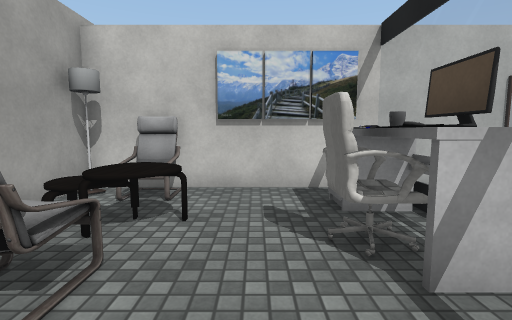
View 1 (above)

23 first-person views from a walk through a Unity game level. The camera is 1.3 m above the floor, tilts 6° down and sees 85° across. The floor is counted in squares, 1 m on a side. Each view is taken from the middle of a square. On the plan, view 1 faces up. The plan holds only what a view shows up to about 13 squares ahead; the rest is blank. The place goes on beyond the plan. Door leaves are left out, so doorways stand open. Some surface patterns are stand-ins.

View 2
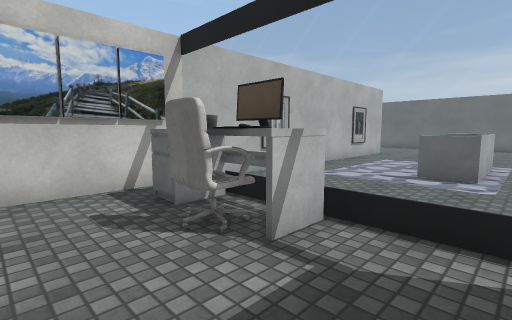

View 3
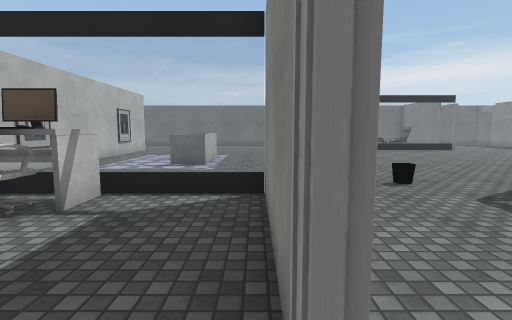

View 4
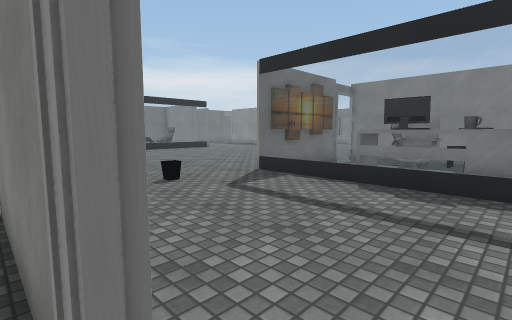

View 5
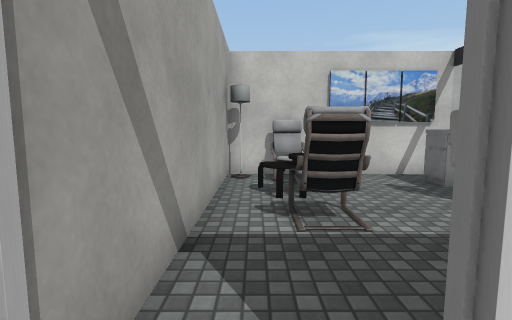

View 6
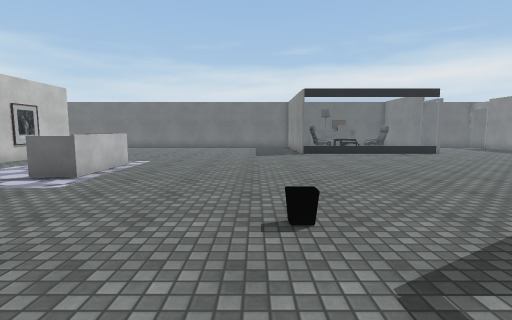

View 7
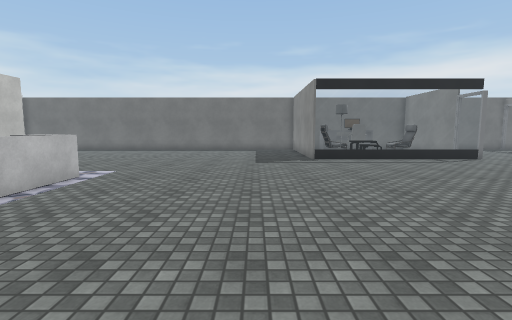

View 8
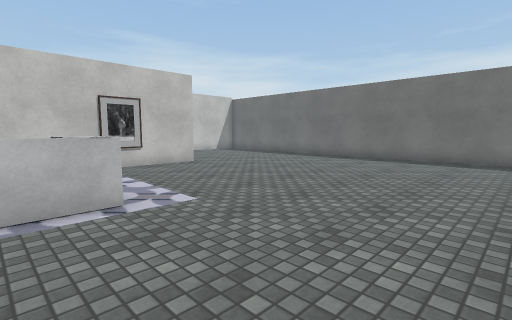

View 9
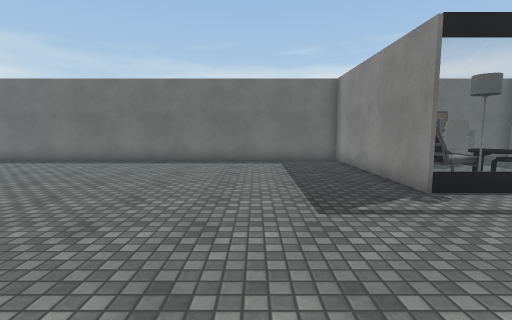

View 10
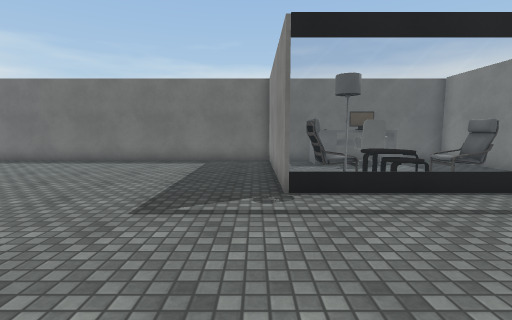

View 11
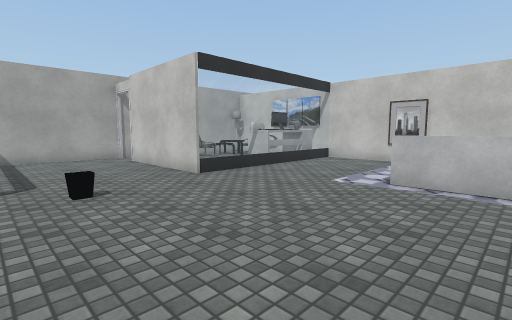

View 12
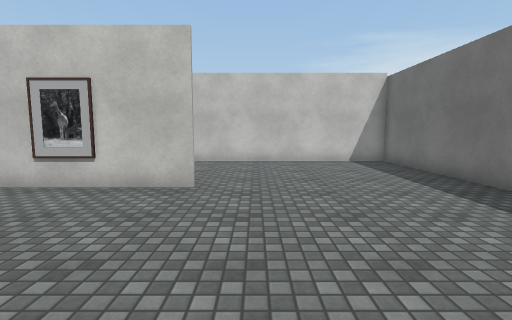

View 13
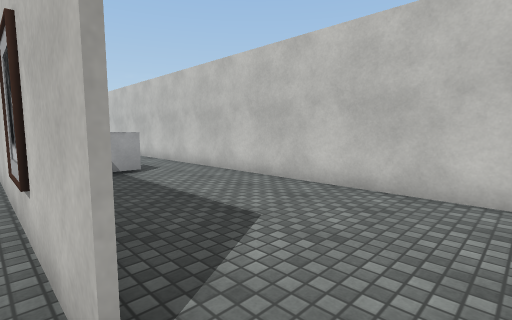

View 14
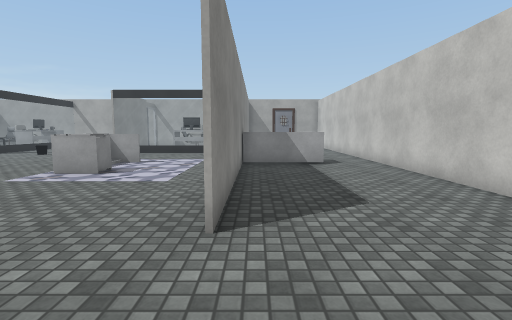

View 15
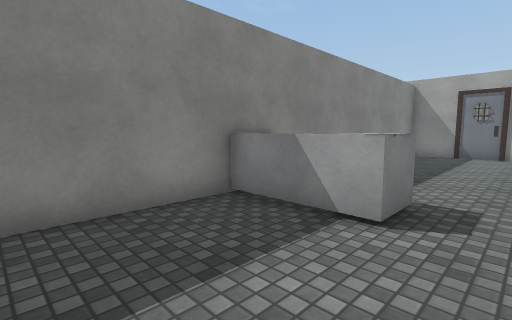

View 16
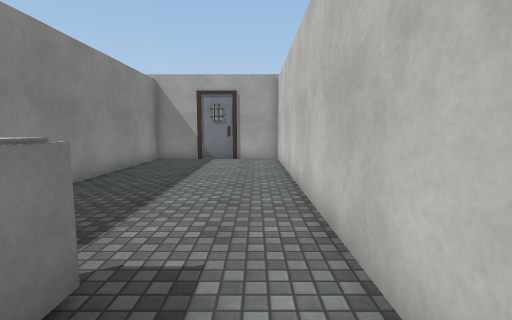

View 17
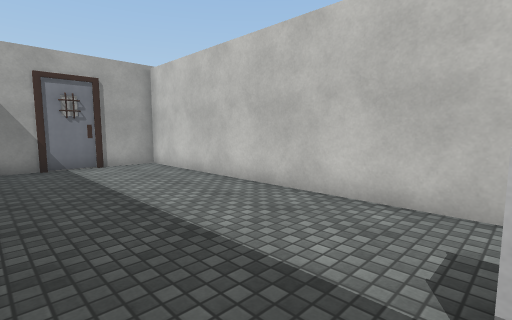

View 18
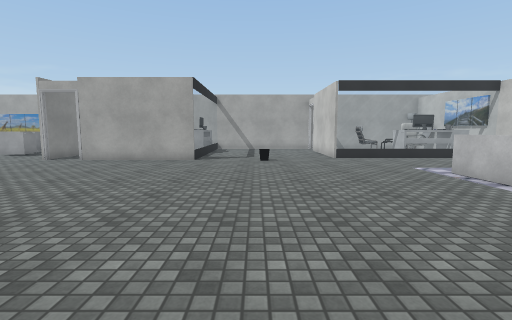

View 19
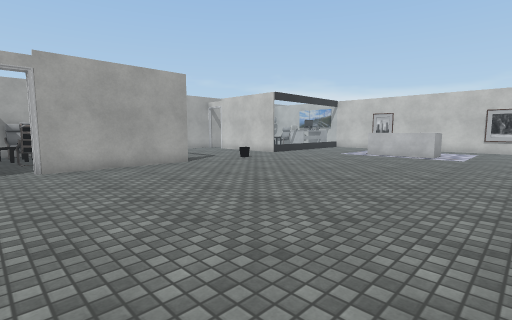

View 20
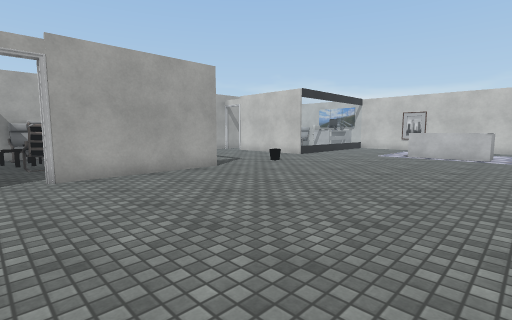

View 21
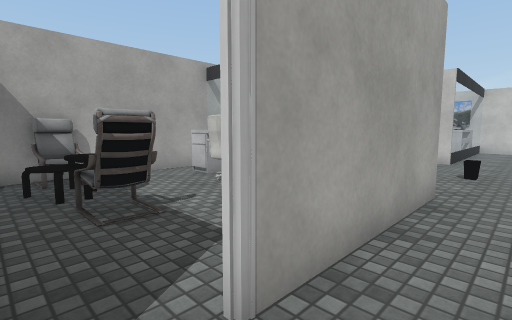

View 22
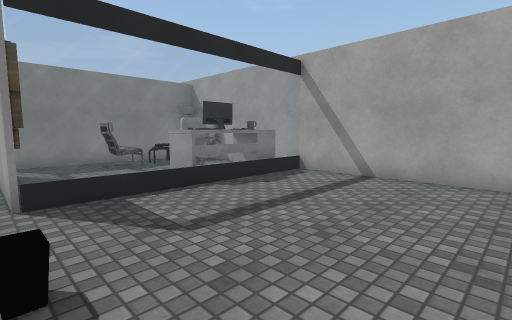

View 23
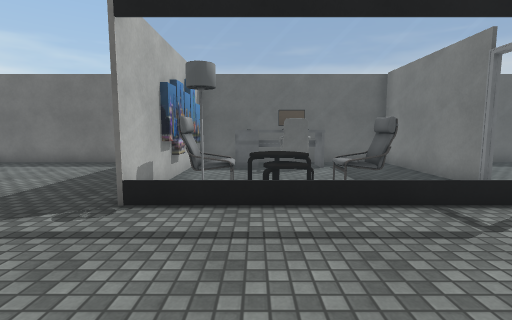

### Floor plan
Key: @ floor where view 1 was taken; # wall or solid block; x gap in a wall; . floor; = window, fence, low wall or low ledge; ^ raised ledge; L lamp; A armchair; T table; C chair; M monitor; E desk; O other object.
Columns run from 4 left of view 1 to 23 right of it. Each row starts with its distance up from view 1.
 12 ############################
 11 #..........................#
 10 #..........................#
  9 #..........EE..............#
  8 #.......... E..............#
  7 #......... .E..............#
  6 #LA#################.......#
  5 #AA..xO=...................#
  4 #TTT.CO=...     ...........#
  3 #.A..CM=...     ...........#
  2 #.A..#^=... E EE...........#
  1 #......=... EEEE...........#
  0 #...@..=...................#
 -1 #.#####=...................#
 -2 #..........................#
 -3 #..........................#
 -4 #..........................#
 -5 #..........................#
 -6 #..........................#
 -7 #...................=A######
 -8 #==M====#...........LAA...##
 -9 #^OOC  ##...........=TT..^^#
-10 #..C.  ##...........=TT.C M#
-11 #......##...........=AA.C ^#
-12 #ATTAA.##...........=AA... #
-13 #ATTAA.##...........=......#
-14 # ## ####...........=#######

Where each view was taken, in squares from view 1:
view 1: 0 up, 0 right, facing up
view 2: 0 up, 1 left, facing up-right
view 3: 1 down, 3 left, facing right
view 4: 1 down, 3 left, facing down-right
view 5: 2 down, 3 left, facing up
view 6: 4 down, 0 right, facing right
view 7: 4 down, 3 right, facing right
view 8: 4 down, 9 right, facing up-right
view 9: 3 down, 10 right, facing right
view 10: 6 down, 10 right, facing right
view 11: 6 down, 10 right, facing up-left
view 12: 0 up, 17 right, facing up
view 13: 6 up, 17 right, facing up-left
view 14: 7 up, 19 right, facing left
view 15: 11 up, 12 right, facing down-left
view 16: 11 up, 9 right, facing left
view 17: 7 up, 7 right, facing up-left
view 18: 5 down, 16 right, facing left
view 19: 14 down, 14 right, facing up-left
view 20: 14 down, 12 right, facing up-left
view 21: 14 down, 5 right, facing up-left
view 22: 2 down, 4 right, facing down-left
view 23: 9 down, 11 right, facing right
